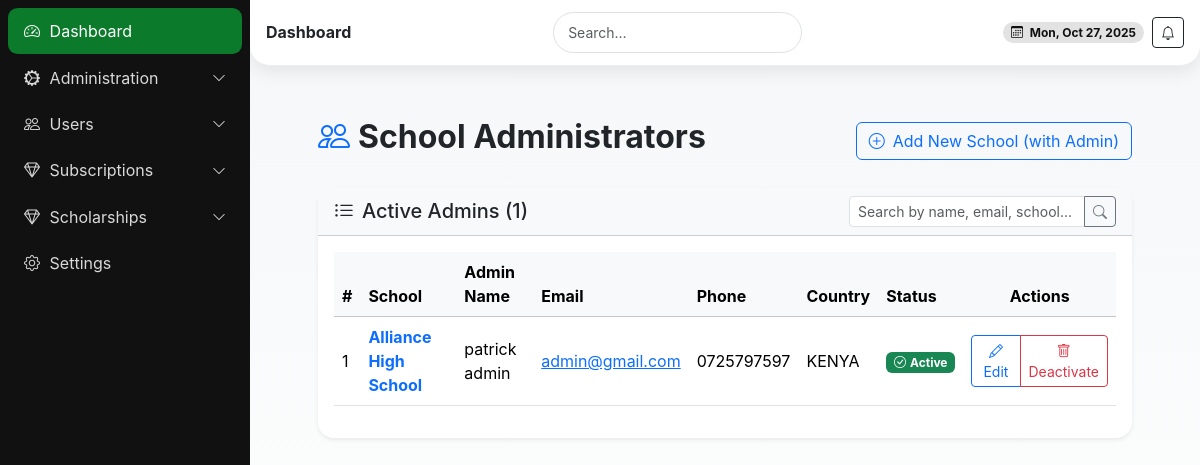
Before: /school-admins/ (signed in) with the older database file.
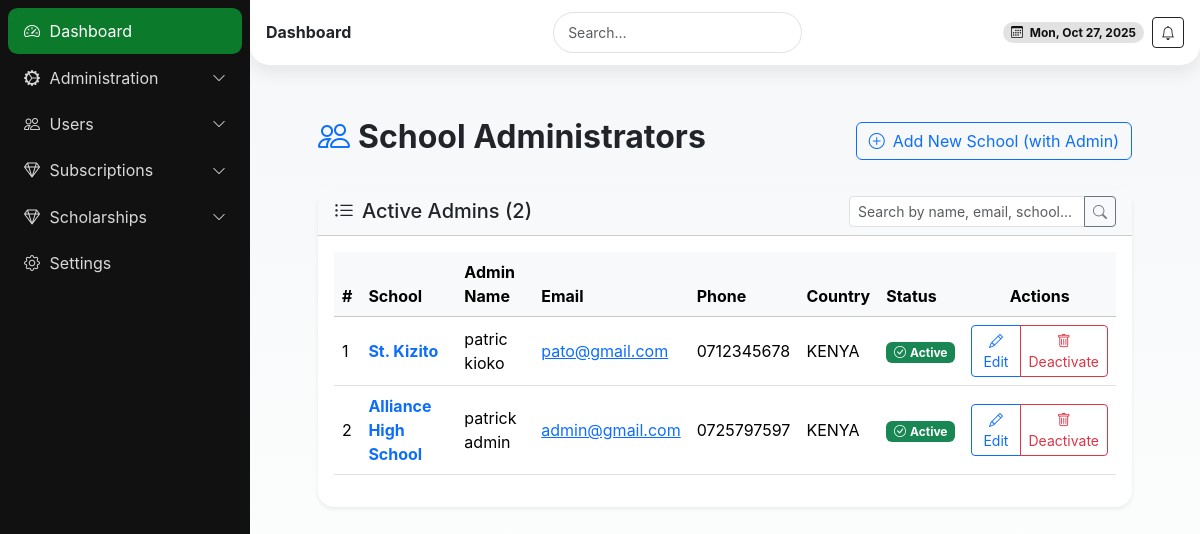
After: the same page with the newer database file.
### school/models.py (models this page shows, shortened)
class School(models.Model):
    name = models.CharField(max_length=255)
    school_admin = models.OneToOneField(User, on_delete=models.CASCADE, related_name='school_admin_profile')
    code = models.CharField(max_length=50, unique=True)
    address = models.TextField(blank=True)
    contact_email = models.EmailField()
    contact_phone = models.CharField(max_length=15)
    created_at = models.DateTimeField(auto_now_add=True)
    is_active = models.BooleanField(default=True)

### userauths/models.py (models this page shows, shortened)
class User(AbstractUser):
    COUNTRY_CURRENCY_MAP = {
        'KENYA': 'KES',
        'UGANDA': 'UGX',
    }
    username = None  # Disable username field
    phone_number = models.CharField(max_length=15, unique=True)
    country = models.CharField(max_length=15,blank=True, null=True)
    email = models.EmailField(unique=True)
    first_name = models.CharField(max_length=50)
    last_name = models.CharField(max_length=50)
    is_staff = models.BooleanField(default=False)
    is_superuser = models.BooleanField(default=False)
    is_admin = models.BooleanField(default=False)
    school_staff = models.BooleanField(default=False)
    is_student = models.BooleanField(default=False)
    is_teacher = models.BooleanField(default=False)
    is_parent = models.BooleanField(default=False)
    is_active = models.BooleanField(default=True)
    is_verified = models.BooleanField(default=False)
    created_at = models.DateTimeField(auto_now_add=True)
    updated_at = models.DateTimeField(auto_now=True)
    objects = CustomUserManager()
    USERNAME_FIELD = 'email'  # Use email as the username field
    REQUIRED_FIELDS = ['first_name', 'last_name', 'phone_number']  # Required fields for createsuperuser
    class Meta:
        ordering = ['-created_at']

### kiswate_digital_app/views.py (the view, shortened to what this page needs)
# urls.py: path("school-admins/", views.school_admin_list, name="school_admin_list"),
@login_required
def school_admin_list(request):
    if not request.user.is_superuser:
        messages.error(request, "Access denied: Superuser privileges required.")
        return redirect('kiswate_digital_app:kiswate_admin_dashboard')
    edit_pk = request.GET.get('edit_pk')
    error = request.GET.get('error') == '1'
    query = request.GET.get('q', '')
    schools = School.objects.select_related('school_admin').order_by('-created_at')
    edit_form = None
    if edit_pk and error:
        school = get_object_or_404(School, pk=edit_pk)
        edit_form = AdminEditForm(instance=school.school_admin)
        messages.error(request, "Please correct the form errors below.")
    context = {
        'schools': schools,
        'query': query,
        'edit_pk': edit_pk,
        'edit_form': edit_form,  # Pass for modal errors
    }
    return render(request, "Dashboard/school_admin_list.html", context)

### templates/Dashboard/school_admin_list.html (shortened to what this page needs)
{% extends 'Dashboard/base.html' %}
{% block content %}
<section class="content container-fluid py-4">
  <div class="container">
    <div class="d-flex justify-content-between align-items-center mb-4">
      <h2 class="fw-bold"><i class="bi bi-people me-2 text-primary"></i>School Administrators</h2>
      <a href="{% url 'kiswate_digital_app:new_school' %}" class="btn btn-outline-primary">
        <i class="bi bi-plus-circle me-2"></i>Add New School (with Admin)
      </a>
    </div>
    <div class="card shadow-sm border-0 rounded-4">
      <div class="card-header d-flex justify-content-between align-items-center bg-light">
        <h5 class="mb-0"><i class="bi bi-list-ul me-2"></i>Active Admins ({{ schools.count }})</h5>
        <form method="get" class="d-inline">
          <div class="input-group input-group-sm">
            <input type="text" name="q" class="form-control" placeholder="Search by name, email, school..." value="{{ query }}">
            <button class="btn btn-outline-secondary" type="submit"><i class="bi bi-search"></i></button>
          </div>
        </form>
      </div>
      <div class="card-body">
        <div class="table-responsive">
          <table class="table table-hover align-middle">
            <thead class="table-light">
              <tr>
                <th>#</th>
                <th>School</th>
                <th>Admin Name</th>
                <th>Email</th>
                <th>Phone</th>
                <th>Country</th>
                <th>Status</th>
                <th class="text-center">Actions</th>
              </tr>
            </thead>
            <tbody>
              {% for school in schools %}
              <tr>
                <td>{{ forloop.counter }}</td>
                <td><strong class="text-primary">{{ school.name }}</strong></td>
                <td>{{ school.school_admin.get_full_name }}</td>
                <td><a href="mailto:{{ school.school_admin.email }}">{{ school.school_admin.email }}</a></td>
                <td>{{ school.school_admin.phone_number }}</td>
                <td>{{ school.school_admin.country|default:"KENYA" }}</td>
                <td>
                  {% if school.school_admin.is_active %}
                    <span class="badge bg-success"><i class="bi bi-check-circle me-1"></i>Active</span>
                  {% else %}
                    <span class="badge bg-danger"><i class="bi bi-x-circle me-1"></i>Inactive</span>
                  {% endif %}
                </td>
                <td class="text-center">
                  <div class="btn-group btn-group-sm">
                    <button class="btn btn-outline-primary" data-bs-toggle="modal" data-bs-target="#editModal{{ school.pk }}">
                      <i class="bi bi-pencil"></i> Edit
                    </button>
                    <button class="btn btn-outline-danger" data-bs-toggle="modal" data-bs-target="#deleteModal{{ school.pk }}">
                      <i class="bi bi-trash"></i> Deactivate
                    </button>
                  </div>
                </td>
              </tr>
              {% empty %}
              <tr><td colspan="8" class="text-center text-muted py-4">No admins found.</td></tr>
              {% endfor %}
            </tbody>
          </table>
        </div>
      </div>
    </div>
  </div>
</section>
{% endblock %}

### templates/Dashboard/base.html (shortened to what this page needs)
{% load static %}
<!DOCTYPE html>
<html lang="en">
<head>
  <link href="https://cdn.jsdelivr.net/npm/bootstrap@5.3.3/dist/css/bootstrap.min.css" rel="stylesheet" />
  <link href="https://cdn.jsdelivr.net/npm/bootstrap-icons@1.11.3/font/bootstrap-icons.css" rel="stylesheet" />
  <link href="https://cdn.jsdelivr.net/npm/aos@2.3.4/dist/aos.css" rel="stylesheet" />
  <link href="{% static 'css/dashboard.css' %}" rel="stylesheet" />
</head>
<body>
  <div class="app">
  <aside class="sidebar" id="sidebar">
    <nav class="menu">
      <a class="side-link active" href="{% url 'kiswate_digital_app:kiswate_admin_dashboard' %}">
        <i class="bi bi-speedometer2"></i> Dashboard
      </a>
      <div class="menu-group">
        <button class="side-link has-sub" data-target="administration">
          <i class="bi bi-gear-wide-connected"></i> Administration
          <i class="bi bi-chevron-down ms-auto small"></i>
        </button>
      </div>
      <div class="menu-group">
        <button class="side-link has-sub" data-target="users">
          <i class="bi bi-people"></i> Users
          <i class="bi bi-chevron-down ms-auto small"></i>
        </button>
      </div>
      <div class="menu-group">
        <button class="side-link has-sub" data-target="Subscriptions">
          <i class="bi bi-gem"></i> Subscriptions
          <i class="bi bi-chevron-down ms-auto small"></i>
        </button>
      </div>
      <div class="menu-group">
        <button class="side-link has-sub" data-target="scholarships">
          <i class="bi bi-gem"></i> Scholarships
          <i class="bi bi-chevron-down ms-auto small"></i>
        </button>
      </div>
      <a class="side-link" href="#">
        <i class="bi bi-gear"></i> Settings
      </a>
    </nav>
  </aside>
  <main class="main">
    <header class="header d-flex align-items-center justify-content-between">
      <div class="d-flex align-items-center gap-2">
        <h6 class="m-0 fw-bold">Dashboard</h6>
      </div>
      <div class="searchbar d-none d-md-block" style="max-width: 380px;">
        <input class="form-control form-control-sm" type="search" placeholder="Search…" />
      </div>
      <div class="d-flex align-items-center gap-2">
        <span class="badge badge-dark rounded-pill px-2 py-1">
          <i class="bi bi-calendar3 me-1"></i>
          <span id="today">{{ current_date|date:"M d, Y" }}</span>
        </span>
        <button class="btn btn-sm btn-outline-dark"><i class="bi bi-bell"></i></button>
      </div>
    </header>
    <section class="content container-fluid">
        {% block content %}{% endblock %}
    </section>
  </main>
</div>
</body>
</html>

### static/css/dashboard.css (style rules this page uses)
:root { --kenya-green: #0b7a2a; --kenya-red: #bb0a21; --kenya-black: #111111; --kenya-white: #ffffff; --kenya-grey: #f5f7f8; --radius-xl: 1.25rem; --shadow-soft: 0 6px 18px rgba(0,0,0,.08); --space-compact: .5rem; }
* { box-sizing: border-box; }
html { font-size: 16px; overflow-x: hidden; }
html, body { height: 100%; margin: 0; padding: 0; }
body { background: linear-gradient(180deg, var(--kenya-grey), #fff); font-family: "Inter", -apple-system, BlinkMacSystemFont, "Segoe UI", Roboto, sans-serif; overflow-x: hidden; }
.app { display: grid; grid-template-columns: 260px 1fr; min-height: 100vh; width: 100%; }
.sidebar { background: var(--kenya-black); color: var(--kenya-white); position: sticky; top: 0; height: 100vh; padding: var(--space-compact); overflow-y: auto; }
.side-link { color: #d9d9d9; text-decoration: none; display: flex; align-items: center; gap: .6rem; padding: .55rem .75rem; border-radius: .6rem; transition: all 0.2s ease; }
.side-link:hover, .side-link.active { background: rgba(255,255,255,.08); color: #fff; }
.header { background: #fff; box-shadow: var(--shadow-soft); border-radius: 0 0 var(--radius-xl) var(--radius-xl); padding: .45rem .85rem; position: sticky; top: 0; z-index: 10; width: 100%; }
.searchbar input { border-radius: 999px; padding: .55rem .9rem; width: 100%; max-width: 100%; }
.content { padding: 1.5rem; width: 100%; max-width: 100%; }
.table { width: 100%; }
.table-responsive { width: 100%; overflow-x: auto; -webkit-overflow-scrolling: touch; }
.badge-dark { background: rgba(17,17,17,.12); color: var(--kenya-black); }
@media (min-width: 1200px) and (max-width: 1399px) { .content { padding: 1.75rem; } }

### templates/Dashboard/base.html (style rules this page uses)
.app { display: flex; min-height: 100vh; }
.sidebar { width: 250px; background: #111; color: #fff; position: fixed; top: 0; left: 0; bottom: 0; overflow-y: auto; z-index: 1050; transform: translateX(0); transition: transform 0.3s ease; }
.side-link, .side-link.has-sub { display: flex; align-items: center; gap: .6rem; padding: .7rem 1rem; color: #d9d9d9; text-decoration: none; background: none; border: none; width: 100%; text-align: left; cursor: pointer; }
.side-link:hover, .side-link.active { background: #0b7a2a; color: #fff; }
.main { flex-grow: 1; margin-left: 250px; transition: margin-left 0.3s ease; }
.header { background: #fff; border-bottom: 1px solid #eee; padding: .75rem 1rem; position: sticky; top: 0; z-index: 1030; }

Changed rows visible on the page:
added School: name "St. Kizito", school_admin.get_full_name "patric kioko", school_admin.email "pato@gmail.com", school_admin.phone_number "0712345678", school_admin.country "KENYA", shows "Active"
Other visible differences:
{{ schools.count }}: "1" → "2"
